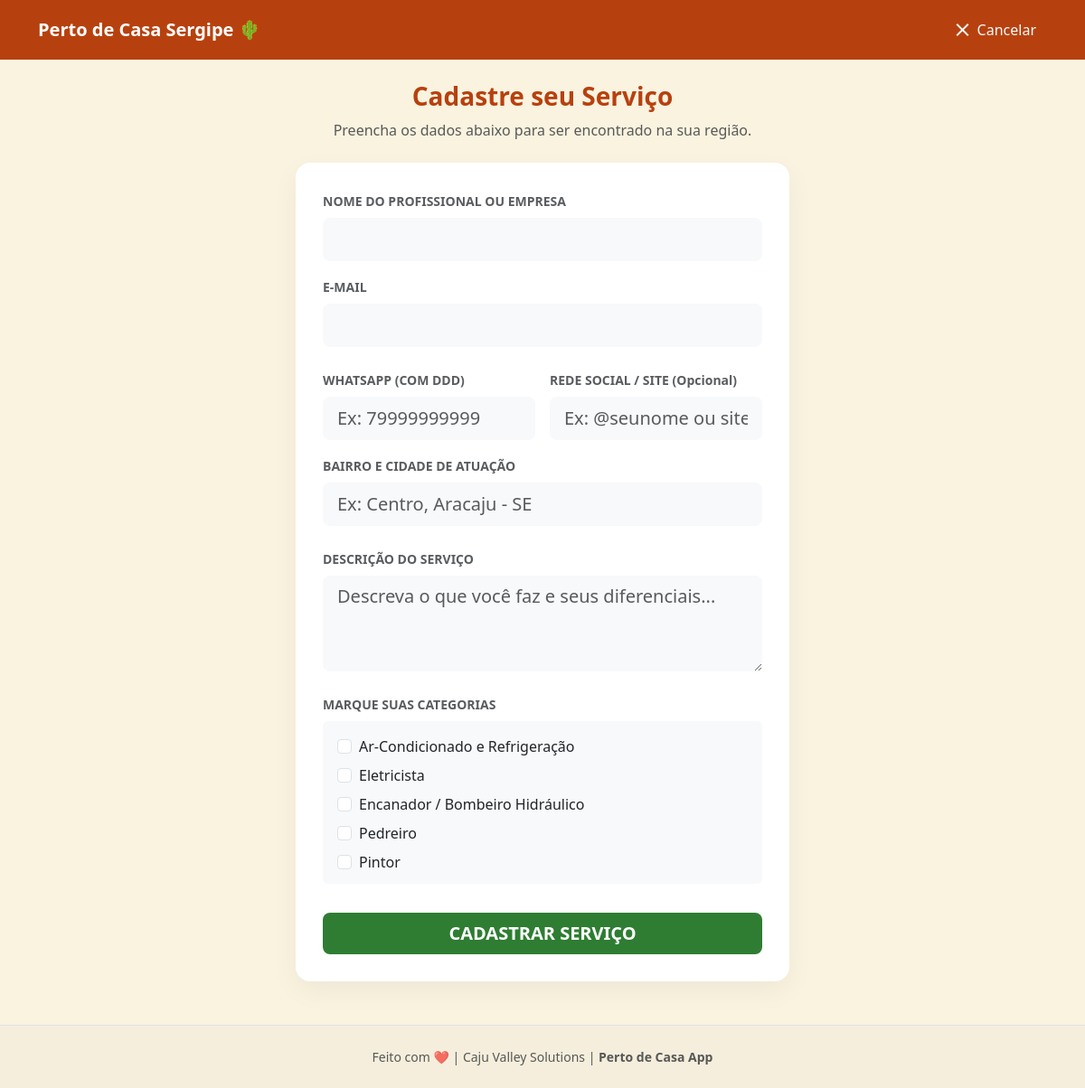
Page /cadastro on the earlier database version.
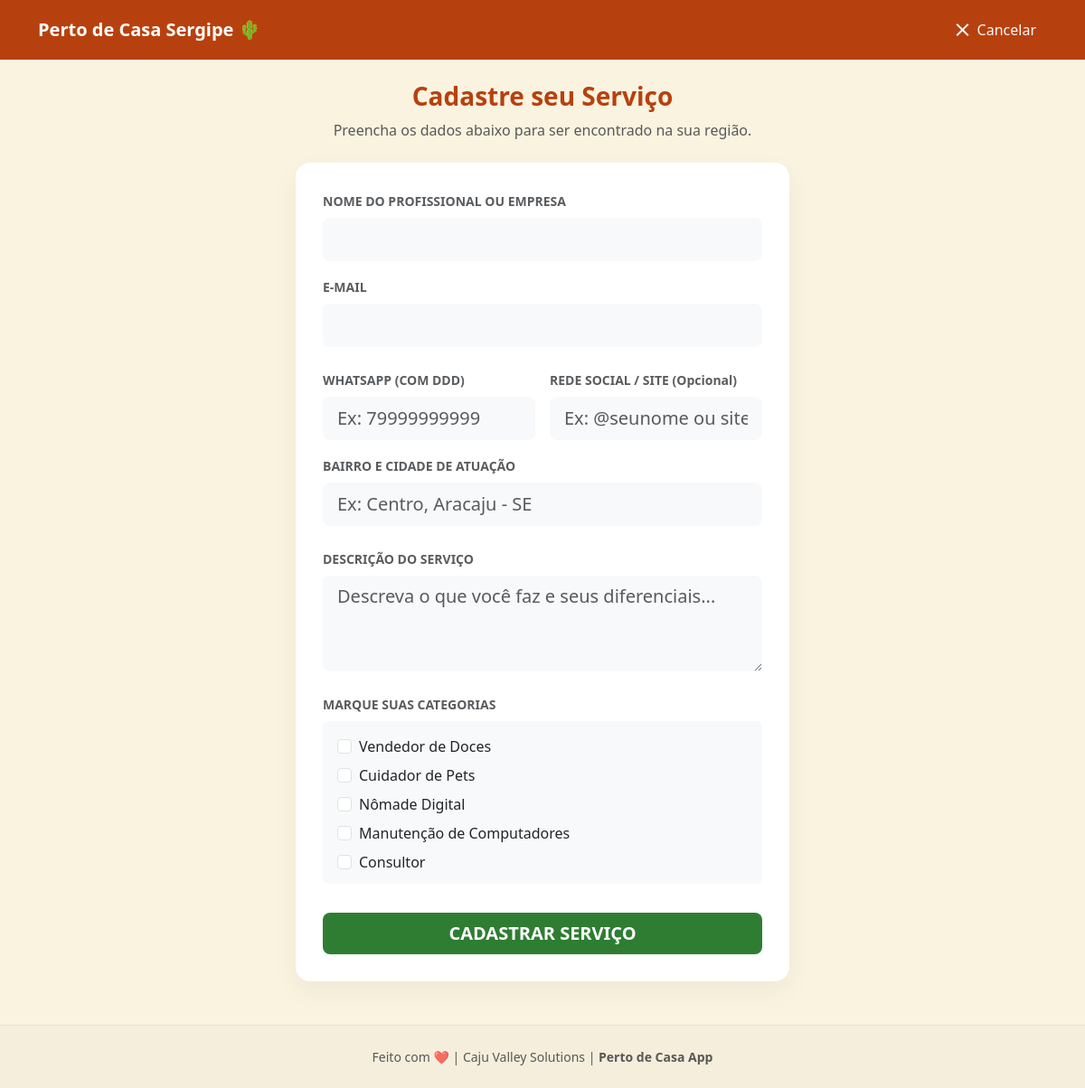
Same page on the later database version.
### models.py (models this page shows)
class Category(Base):
    __tablename__ = "categories"
    id = Column(Integer, primary_key=True, index=True)
    name = Column(String, unique=True)
    slug = Column(String, unique=True)
    providers = relationship("Provider", secondary=provider_category, backref="category_list")

### app.py (the view)
@app.get("/cadastro", response_class=HTMLResponse)
def view_cadastro(request: Request, db: Session = Depends(get_db)):
    categorias = db.query(Category).all()
    return templates.TemplateResponse("cadastro.html", {
        "request": request,
        "categorias": categorias
    })

### templates/cadastro.html (shortened to what this page needs)
<!DOCTYPE html>
<html lang="pt-br">
<head>
    <link href="https://cdn.jsdelivr.net/npm/bootstrap@5.3.0/dist/css/bootstrap.min.css" rel="stylesheet">
</head>
<body>
    <nav class="navbar navbar-dark mb-4">
        <div class="container d-flex justify-content-between align-items-center">
            <a href="/" class="navbar-brand mb-0 h2 text-decoration-none fw-bold">Perto de Casa Sergipe 🌵</a>
            <a href="/" class="btn btn-outline-light border-0 d-flex align-items-center gap-1 rounded-pill">
                <span class="material-icons">close</span> Cancelar
            </a>
        </div>
    </nav>
    <div class="container pb-5 flex-grow-1">
        <div class="row justify-content-center">
            <div class="col-md-8 col-lg-6">
                <div class="text-center mb-4">
                    <h3 class="fw-bold" style="color: var(--cor-terracota);">Cadastre seu Serviço</h3>
                    <p class="text-muted">Preencha os dados abaixo para ser encontrado na sua região.</p>
                </div>
                <div class="caixa-form">
                    <form action="/cadastro" method="post">
                        <div class="row g-3 mb-4">
                            <div class="col-12">
                                <label class="form-label text-muted small fw-bold">NOME DO PROFISSIONAL OU EMPRESA</label>
                                <input type="text" name="full_name" class="form-control form-control-lg border-0 bg-light" required>
                            </div>
                            <div class="col-12">
                                <label class="form-label text-muted small fw-bold">E-MAIL</label>
                                <input type="email" name="email" class="form-control form-control-lg border-0 bg-light" required>
                            </div>
                        </div>
                        <div class="row g-3 mb-4">
                            <div class="col-md-6">
                                <label class="form-label text-muted small fw-bold">WHATSAPP (COM DDD)</label>
                                <input type="tel" name="whatsapp" class="form-control form-control-lg border-0 bg-light" placeholder="Ex: 79999999999" required>
                            </div>
                            <div class="col-md-6">
                                <label class="form-label text-muted small fw-bold">REDE SOCIAL / SITE (Opcional)</label>
                                <input type="text" name="social_link" class="form-control form-control-lg border-0 bg-light" placeholder="Ex: @seunome ou site.com">
                            </div>
                            <div class="col-12">
                                <label class="form-label text-muted small fw-bold">BAIRRO E CIDADE DE ATUAÇÃO</label>
                                <input type="text" name="address_neighborhood" class="form-control form-control-lg border-0 bg-light" placeholder="Ex: Centro, Aracaju - SE" required>
                            </div>
                        </div>
                        <div class="mb-4">
                            <label class="form-label text-muted small fw-bold">DESCRIÇÃO DO SERVIÇO</label>
                            <textarea name="bio" class="form-control form-control-lg border-0 bg-light" rows="3" placeholder="Descreva o que você faz e seus diferenciais..." required></textarea>
                        </div>
                        <div class="mb-4">
                            <label class="form-label text-muted small fw-bold">MARQUE SUAS CATEGORIAS</label>
                            <div class="p-3 border-0 bg-light rounded" style="max-height: 180px; overflow-y: auto;">
                                {% for cat in categorias %}
                                <div class="form-check mb-2">
                                    <input class="form-check-input" type="checkbox" name="category_ids" value="{{ cat.id }}" id="cat{{ cat.id }}">
                                    <label class="form-check-label" for="cat{{ cat.id }}">{{ cat.name }}</label>
                                </div>
                                {% endfor %}
                            </div>
                        </div>
                        <button type="submit" class="btn btn-salvar btn-lg w-100 mt-2">CADASTRAR SERVIÇO</button>
                    </form>
                </div>
            </div>
        </div>
    </div>
    <footer class="text-center mt-auto py-4 text-muted small border-top" style="background-color: rgba(0,0,0,0.02);">
        <p class="mb-0">Feito com ❤️ | Caju Valley Solutions | <strong>Perto de Casa App</strong></p>
    </footer>
</body>
</html>

### templates/cadastro.html (style rules this page uses)
:root { --cor-terracota: #B7410E; --cor-areia: #FAF3E0; }
body { background-color: var(--cor-areia); font-family: 'Segoe UI', sans-serif; min-height: 100vh; display: flex; flex-direction: column; }
.navbar { background-color: var(--cor-terracota); padding: 15px 0; }
.caixa-form { background-color: white; border-radius: 16px; padding: 30px; box-shadow: 0 10px 30px rgba(0,0,0,0.05); }
.btn-salvar { background-color: #2E7D32; color: white; border: none; font-weight: bold; border-radius: 8px; }

Differences in the rows shown:
removed Category: name "Ar-Condicionado e Refrigeração"
removed Category: name "Eletricista"
removed Category: name "Encanador / Bombeiro Hidráulico"
removed Category: name "Pedreiro"
added Category: name "Vendedor de Doces"
added Category: name "Cuidador de Pets"
added Category: name "Nômade Digital"
added Category: name "Manutenção de Computadores"
changed Category: name "Pintor" → "Consultor"
